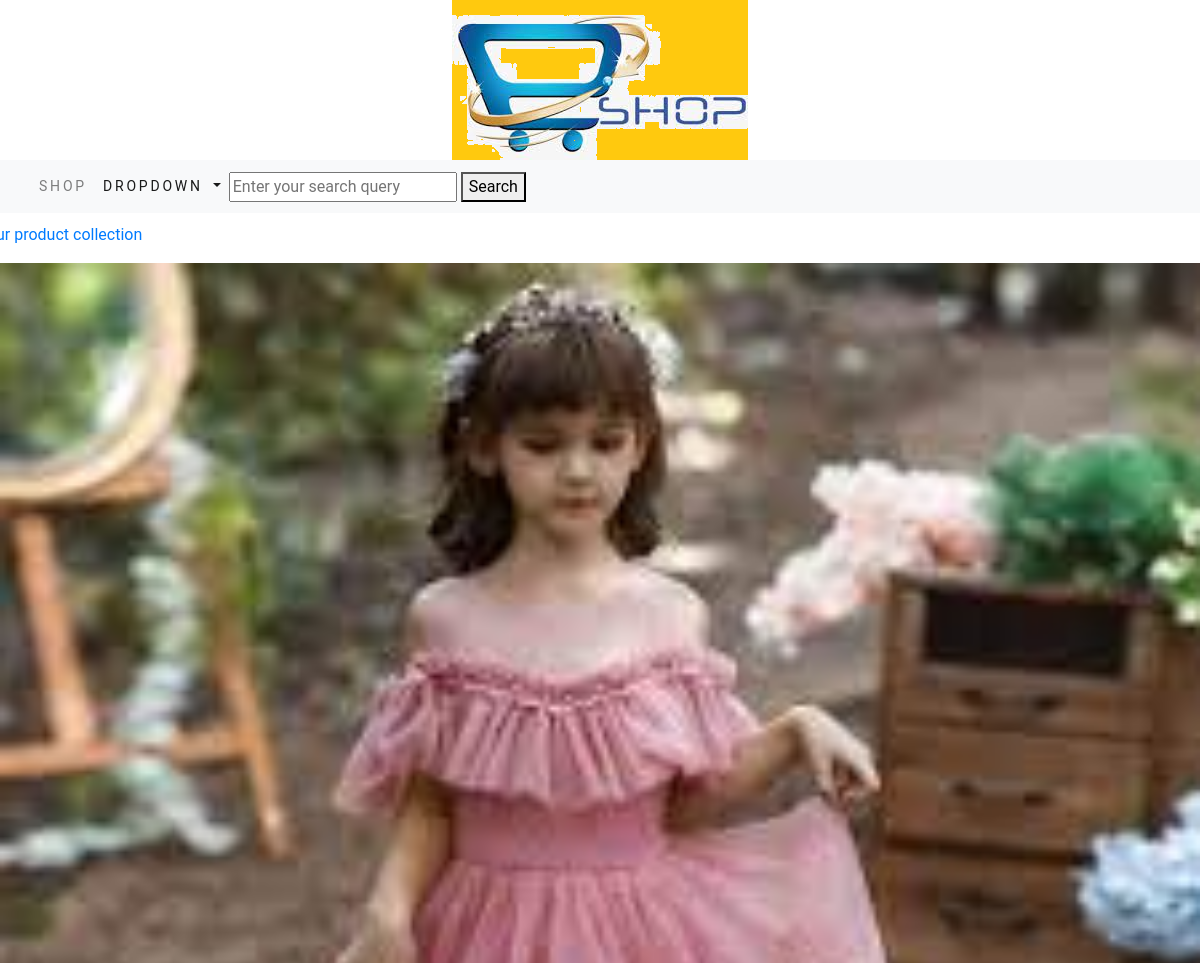
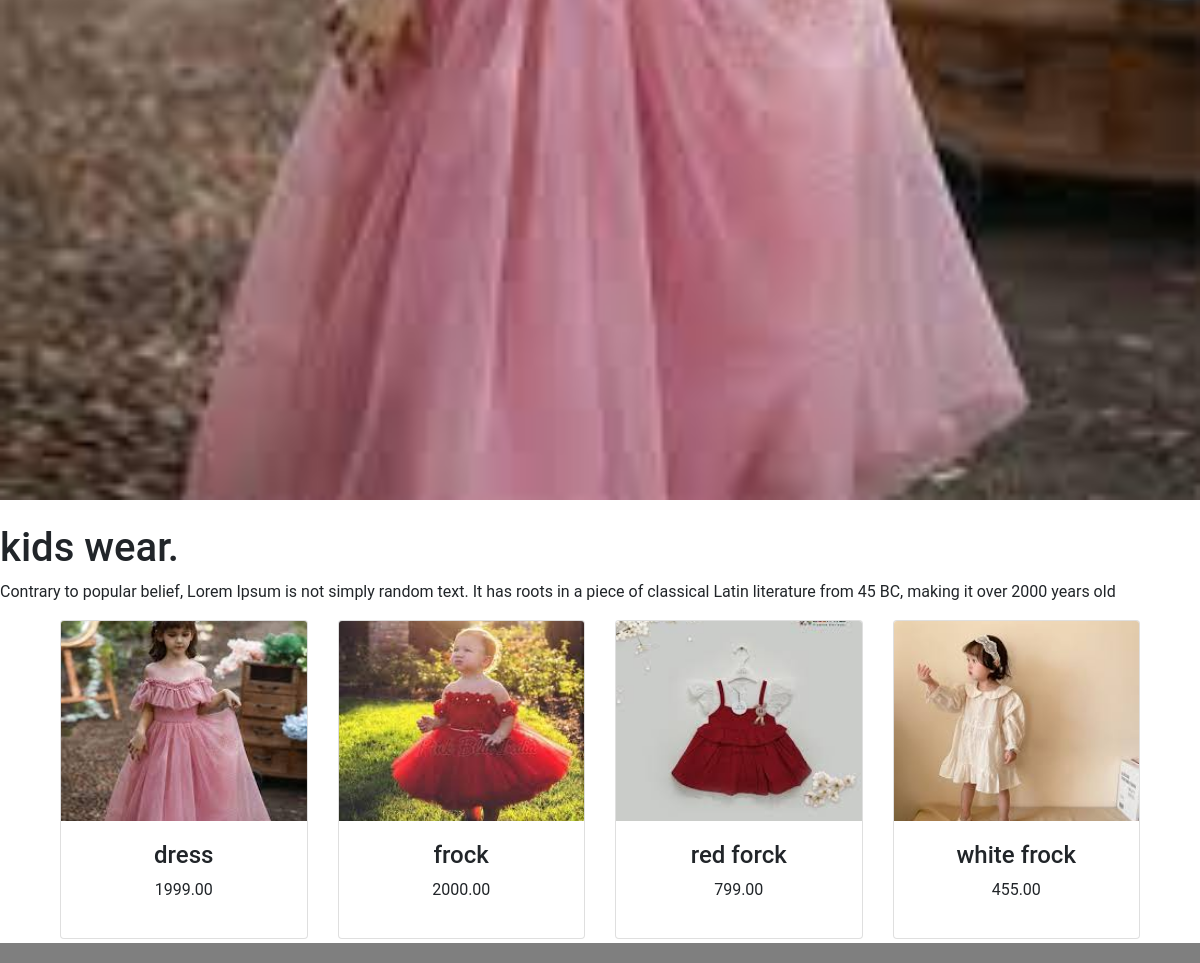
Page /shopapp/kids-wear/ on the committed database (2 pictures, top to bottom).
### shopapp/models.py (models this page shows, shortened)
class Category(models.Model):
    name = models.CharField(max_length=250, unique=True)
    slug = models.SlugField(max_length=250, unique=True)
    description = models.TextField(blank=True)
    image = models.ImageField(upload_to='category', blank=True)
    class Meta:
        ordering = ('name',)
        verbose_name = 'category'
        verbose_name_plural = 'categories'
    def get_url(self):
        return reverse('shopapp:product_by_category', args=[self.slug])

class Product(models.Model):
    name = models.CharField(max_length=250, unique=True)
    slug = models.SlugField(max_length=250, unique=True)
    description = models.TextField(blank=True)
    price = models.DecimalField(max_digits=10, decimal_places=2)
    category = models.ForeignKey(Category, on_delete=models.CASCADE)
    image = models.ImageField(upload_to='product', blank=True)
    stock = models.IntegerField()
    available = models.BooleanField(default=True)
    created = models.DateTimeField(auto_now_add=True)
    updated = models.DateTimeField(auto_now=True)
    def get_url(self):
        return reverse('shopapp:prodCatdetailse', args=[self.category.slug,self.slug])
    class Meta:
        ordering = ('name',)
        verbose_name = 'product'
        verbose_name_plural = 'products'

### shopapp/views.py (the view)
# urls.py: path('', views.allProdCat, name='allProdCat'),
def allProdCat(request, c_slug=None):
    c_page = None
    products_list = None
    if c_slug is not None:
        c_page = get_object_or_404(Category, slug=c_slug)
        products_list = Product.objects.filter(category=c_page, available=True)
    else:
        products_list = Product.objects.filter(available=True)
    paginator = Paginator(products_list, 6)
    page = request.GET.get('page', 1)
    try:
        products = paginator.page(page)
    except (EmptyPage, PageNotAnInteger):
        products = paginator.page(1)
    return render(request, "category.html", {'category': c_page, 'products': products})

### cart/context_processors.py (called while the page is built)
def counter(request):
    item_count=0
    if 'admin' in request.path:
        return {}
    else:
        try:
            cart=Cart.objects.filter(cart_id=_cart_id(request))
            cart_items=CartItem.objects.all().filter(cart=cart[:1])
            for cart_item in cart_items:
                item_count += cart_item.quantity
        except Cart.DoesNotExist:
            item_count=0
    return dict(item_count=item_count)

### cart/views.py (called while the page is built)
def _cart_id(request):
    cart = request.session.session_key
    if not cart:
        cart = request.session.create()
    return cart

### shopapp/context_processors.py (called while the page is built)
def menu_links(requset):
    links=Category.objects.all()
    return dict(links=links)

### template/category.html (shortened to what this page needs)
{% extends 'base.html' %}
{% load static %}
{% block content %}
{% if category %}
    <div>
        <div class ="row my_row_class">
            <div class="max-auto">
            <p><a href="{% url 'shopapp:allProdCat' %}">Our product collection</a></p>
        </div>
            </div>
    </div>
{% endif %}
<div class ="mx_auto">
    {% if category %}
    <img class="my_image" src="{{ category.image.url }}" alt="{{ category.name }}">
</div>
<br>
<div>
    <h1 class="text_center my_title">{{ category.name }}</h1>
    <p class="text-justify">{{ category.description }}</p>
</div>
{% endif %}
<div class="container">
  <div class="row mx-auto">
    {% for product in products.object_list %}
      <div class="my_bottem_margin col-12 col-sm-6 col-md-4 col-lg-3 mb-4">
        <div class="card text-center" style="min-width=18rm;">
          <a href="{{ product.get_url }}">
            {% if product.image %}
              <img class="card-img-top product_image" src="{{ product.image.url }}" alt="{{ product.name }}">
            {% else %}
              <img class="card-img-top product_image" src="{% static 'img/default_image.jpg' %}" alt="{{ product.name }}">
            {% endif %}
          </a>
          <div class="card-body">
            <h4>{{ product.name }}</h4>
            <p>{{ product.price }}</p>
          </div>
        </div>
      </div>
    {% endfor %}
  </div>
</div>
  </div>
{%  endblock %}

### template/base.html (shortened to what this page needs)
{% load static %}
<!DOCTYPE html>
<html lang="en">
<head>
    <link rel="stylesheet" href="https://cdn.jsdelivr.net/npm/bootstrap@4.0.0/dist/css/bootstrap.min.css">
    <link rel="stylesheet" href="{% static 'css/custom.css' %}">
    <link href="{% static bootstrap.min.css %}" rel="stylesheet" >
</head>
<body>
<div>
    {% include 'header.html' %}
    {% include 'navbar.html' %}
    {% block content %}
    {% endblock %}
{% include 'footer.html' %}
</body>
</html>

### template/header.html
{% load static %}
<header>
    <center>
    <a href="{%url 'shopapp:allProdCat' %}"  ></a>  <img src ="{% static 'img/logo.png' %}" alt="logimage">
    </center>
</header>

### template/navbar.html (shortened to what this page needs)
<nav class="navbar navbar-expand-lg navbar-light bg-light">
  <div class="container-fluid">
    <div class="collapse navbar-collapse" id="navbarSupportedContent">
      <ul class="navbar-nav me-auto mb-2 mb-lg-0">
        <li class="nav-item">
          <a class="nav-link" href="#">shop</a>
        </li>
        <li class="nav-item dropdown {% if 'shopapp' in request.path %} active {% endif %}">
          <a class="nav-link dropdown-toggle" href="#" role="button" data-bs-toggle="dropdown" aria-expanded="false">
            Dropdown
          </a>
        </li>
      </ul>
     <form action="{% url 'search_app:searchResult' %}" method="get">
       <input type="text" name="q" placeholder="Enter your search query">
       <button type="submit">Search</button>
     </form>
    </div>
  </div>
</nav>

### template/footer.html
<div class="footer fixed-bottom my-footer">
  <p>&copy; ABC tech pvt Ltd. All rights reserved.</p>
</div>

### static/css/custom.css (style rules this page uses)
body { font-family: 'Roboto', sans-serif; }
.nav-item { letter-spacing: .2em; font-size: 14px; text-transform: uppercase; }
.my-footer p { padding-top:20px; font-size:14px; }
.my-footer { background-color: rgba(0, 0, 0, 0.5); height: 20px; text-align: center; }
.my_row_class { padding-top:10px; }
.my_image { width:100%; hight:auto; }
.product_image { width: 100%; height: 200px; object-fit: cover; }

### rows in the picture
Category: image (picture), name "kids wear.", description "Contrary to popular belief, Lorem Ipsum is not simply random text. It has roots in a piece of classical Latin literature from 45 BC, making it over 2000 years old"
Product: image (picture), name "dress", price "1999.00"
Product: image (picture), name "frock", price "2000.00"
Product: image (picture), name "red forck", price "799.00"
Product: image (picture), name "white frock", price "455.00"
